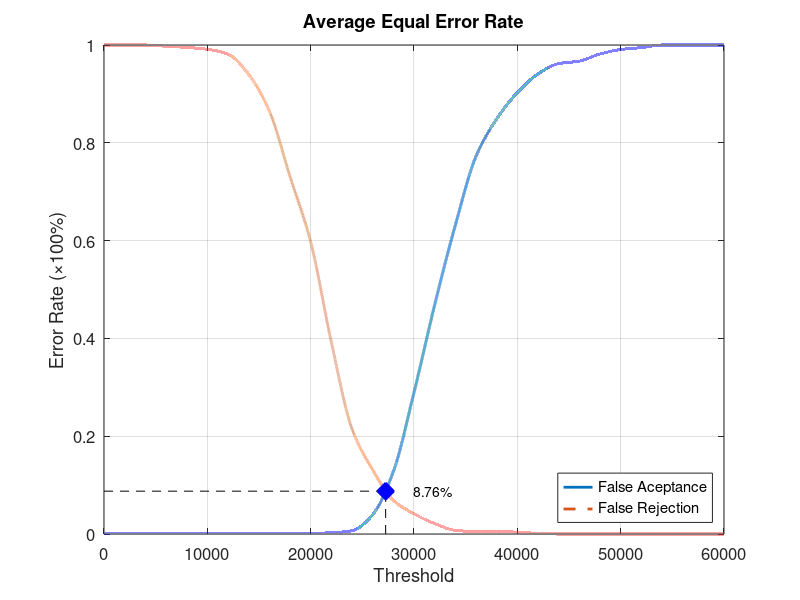
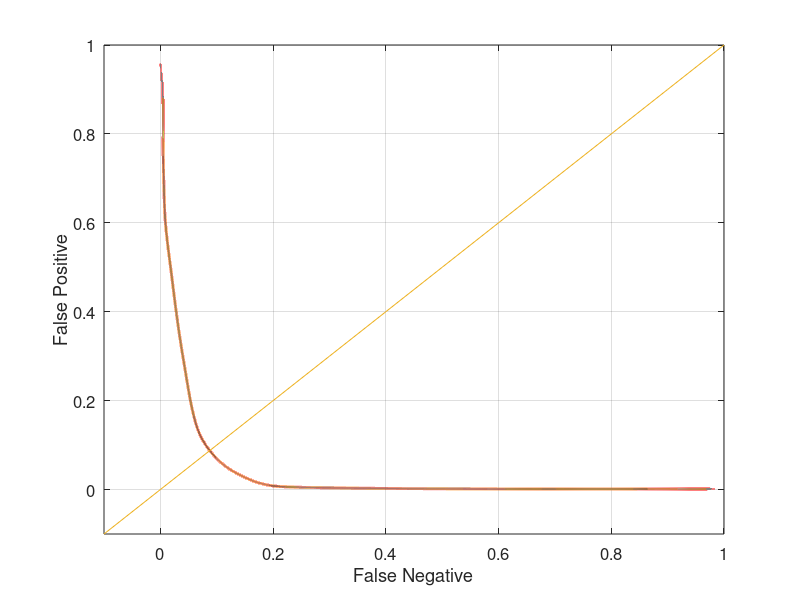

These figures' MATLAB source, in order:
function yEER = Experiment3Average
close all;
clear;
clc;
x = 0:2000:60000;
xq = 0:0.5:60000;

y0 = [0 0.00131579 0.00131579 0.00131579 0.00131579 0.00131579 0.00131579 0.00131579 0.00131579 0.00131579 0.00131579 0.00263158 0.00657895 0.0394737 0.127632 0.289474 0.468421 0.631579 0.772368 0.848684 0.902632 0.94079 0.961842 0.967105 0.981579 0.990789 0.994737 1 1 1 1];
yy0 = interp1(x, y0, xq, 'pchip');
y1 = [1 1 1 0.9975 0.995 0.99125 0.98125 0.94 0.865 0.73125 0.5975 0.3925 0.215 0.13125 0.06875 0.04125 0.02125 0.0075 0.005 0.005 0.00375 0.00125 0 0 0 0 0 0 0 0 0];
yy1 = interp1(x, y1, xq, 'pchip');

% Calculating EER: 
y2 = abs(y0 - y1);
find(y2 == min(y2))
yy2 = abs(yy0 - yy1);
xEER = find(yy2 == min(yy2));
xEERIndex = xq(xEER) % X-axis EER
yEER = yy0(xEER) % Y-axis EER

main = figure
plot(xq, yy0,'-','LineWidth', 2);	hold on
plot(xq, yy1,'--','LineWidth', 2);	hold on
plot([xEERIndex xEERIndex], [0 yEER], 'k--');	hold on
plot([0 xEERIndex], [yEER yEER], 'k--');	hold on
plot(xEERIndex, yEER, 'bx', 'LineWidth', 10);	hold on
text(xEERIndex + 10 * xEERIndex / 100, yEER, [num2str(round((10000 * yEER)) / 100) '%'])
legend('False Aceptance', 'False Rejection', 'Location', 'SouthEast')
xlabel('Threshold')
ylabel('Error Rate (\times100%)')
title('Average Equal Error Rate')
set(gca, 'FontSize', 12)
axis([0 60000 0 1])
grid on

print(main, 'Experiment3AverageMain', '-dpng');
FNRxFPR = figure('Color', [1 1 1]);
plot(yy1, yy0, '-', yy1, yy0, 'LineWidth', 2);
hold on
y = -0.1:0.1:1
plot(y, y); 
set(gca, 'FontSize', 12)
xlabel('False Negative')
ylabel('False Positive')
axis([-0.1 1 -0.1 1])
set(gca, 'FontSize', 12)
grid on

print(FNRxFPR, 'Experiment3AverageFNRxFPR','-dpng');
end
